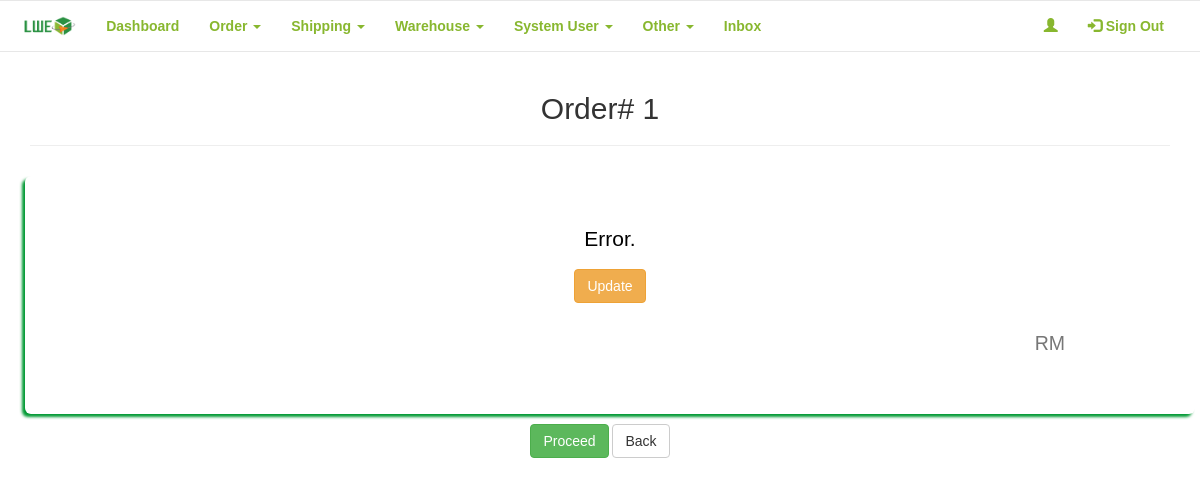
Page /LWE_Buy/admin/porderview.php?order_id=1 on the earlier database version.
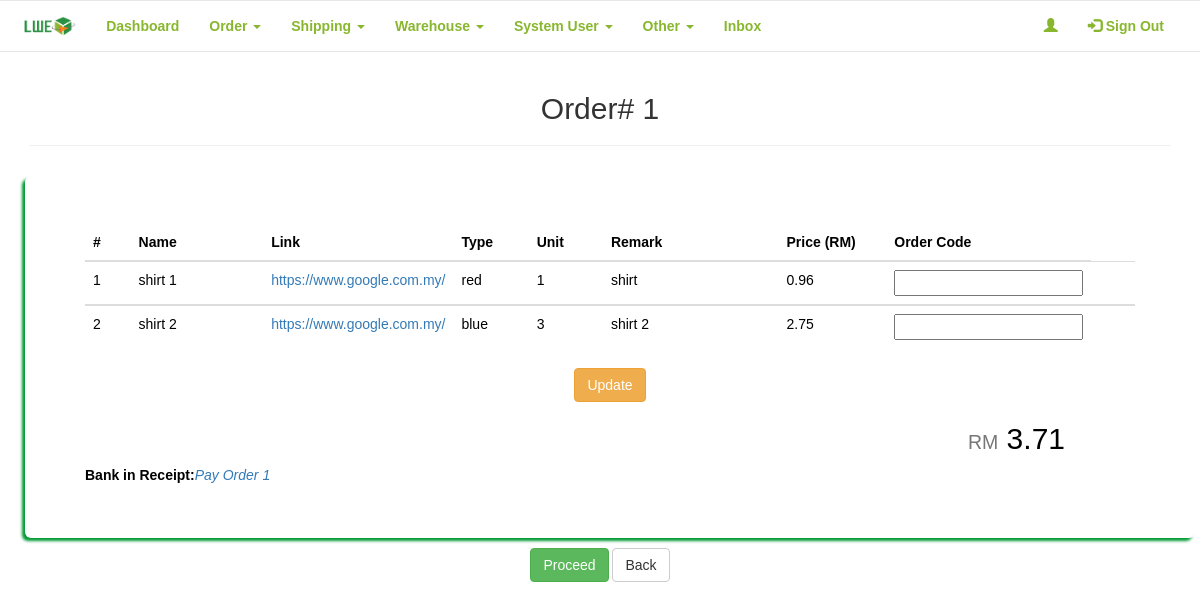
Same page on the later database version.
### tables this page shows
CREATE TABLE `order_item` (
  `oi_id` int(11) NOT NULL,
  `order_id` int(11) NOT NULL,
  `name` varchar(50) NOT NULL,
  `link` varchar(255) NOT NULL,
  `type` varchar(50) NOT NULL,
  `unit` int(15) NOT NULL,
  `remark` varchar(255) DEFAULT NULL,
  `price` decimal(10,2) DEFAULT NULL,
  `statuss` varchar(15) DEFAULT NULL,
  `order_code` varchar(25) DEFAULT NULL,
  `datetimes` timestamp NOT NULL DEFAULT CURRENT_TIMESTAMP ON UPDATE CURRENT_TIMESTAMP
);

CREATE TABLE `payment` (
  `p_id` int(11) NOT NULL,
  `user_id` int(11) NOT NULL,
  `datetime` timestamp NOT NULL DEFAULT CURRENT_TIMESTAMP ON UPDATE CURRENT_TIMESTAMP,
  `title` varchar(45) NOT NULL,
  `amount` decimal(10,2) DEFAULT NULL,
  `file` varchar(150) NOT NULL,
  `type` varchar(30) DEFAULT NULL,
  `status` varchar(20) NOT NULL,
  `from_order` int(11) DEFAULT NULL,
  `from_shipping` int(11) DEFAULT NULL
);

### LWE_Buy/admin/porderview.php (the view, shortened to what the changed rows need)
<?php
require_once '../connection/config.php';
$order_id = $_GET['order_id'];
$counter = 0;
$query1 = "SELECT *
            FROM order_item
            WHERE order_id='$order_id'";
$result1 = mysqli_query($con, $query1);
$query2 = "SELECT *
            FROM payment
            WHERE from_order='$order_id'";
$result2 = mysqli_query($con, $query2);
$results2 = mysqli_fetch_assoc($result2);
?>
<!DOCTYPE html>
<html data-ng-app="myApp">
    <head>
        <link rel="stylesheet" href="https://maxcdn.bootstrapcdn.com/bootstrap/3.3.7/css/bootstrap.min.css">
        <link href="../frameworks/css/style.css" rel="stylesheet"/>
    </head>
    <body>
        <center>
            <div class="container">
                <h2>Order# <?php echo $order_id; ?></h2>
            </div>
            <section class = "content">
                <div class="container">
                    <div class="row">
                        <div class="col-xs-12 col-md-12 col-lg-12 jumbotron">
                            <?php
                                if(mysqli_num_rows($result1) > 0)
                                {
                                ?>
                                <form action="updateorder.php" method="post">
                                    <table class="table thead-bordered table-hover">
                                        <thead>
                                            <tr>
                                                <th>#</th>
                                                <th>Name</th>
                                                <th>Link</th>
                                                <th>Type</th>
                                                <th>Unit</th>
                                                <th>Remark</th>
                                                <th>Price (RM)</th>
                                                <th>Order Code</th>
                                            </tr>
                                        </thead>
                                        <?php
                                            while($row = mysqli_fetch_array($result1))
                                            {
                                                $counter++;
                                            ?>
                                            <tbody>
                                                <tr>
                                                    <td width="5%"><?php echo $counter; ?></td>
                                                    <td width="15%"><?php echo $row['name']; ?></td>
                                                    <td width="15%"><a href="<?php echo $row['link']; ?>" target="_blank"><?php echo $row['link']; ?></a></td>
                                                    <td width="8%"><?php echo $row['type']; ?></td>
                                                    <td width="8%"><?php echo $row['unit']; ?></td>
                                                    <td width="20%"><?php echo $row['remark']; ?></td>
                                                    <td width="12%"><?php echo $row['price']; ?></td>
                                                    <td width="12%"><input type="text" name="ordercode[]" value="<?php echo $row['order_code']; ?>" required></td>
                                                    <td width="9%">
                                                    </td>
                                                </tr>
                                            </tbody>
                                            <?php
                                        }
                                    }else{
                                        ?>
                                            <p>Error.</p>
                                        <?php
                                    }
                                ?>
                                </table>
                                <input type="submit" class="btn btn-warning" value="Update">
                            </form>
                            <?php
                                $result = mysqli_query($con, "SELECT sum(price) FROM order_item WHERE order_id= $order_id") or die(mysqli_error($con));
                                while ($rows = mysqli_fetch_array($result)) {
                            ?>
                            <h2 style="text-align: right; padding-right: 70px;"><small>RM</small> <?php echo $rows['sum(price)']; ?></h2>
                            <?php
                                }
                            ?>
                            <?php
                                if($results2 > 0){
                                    ?>
                                        <tfoot>
                                            <tr>
                                                <td>
                                                    <label style="float: left;">Bank in Receipt:</label> <em style="float:left;">
                                                    <a href="#" class="pop">
                                                        <img src="../resources/img/receipts/<?php echo $results2['file']; ?>" style="width: 0px; height: 0px;"><?php echo $results2['title']; ?>
                                                    </a></em>
                                                </td>
                                            </tr>
                                        </tfoot>
                                    <?php
                                }else{
                                }
                            ?>
                        </div>
                    </div>
                </div>
            </section>
        </center>
    </body>
</html>

Differences in the rows shown:
added order_item: name "shirt 1", link "https://www.google.com.my/", type "red", unit "1", remark "shirt", price "0.96"
added order_item: name "shirt 2", link "https://www.google.com.my/", type "blue", unit "3", remark "shirt 2", price "2.75"
added payment: title "Pay Order 1"
Other differences:
text no longer shown: "Error."
text now shown: "# Name Link Type Unit Remark Price (RM) Order Code Bank in Receipt:"
new list line: "RM 3.71"
list line gone: "RM"
